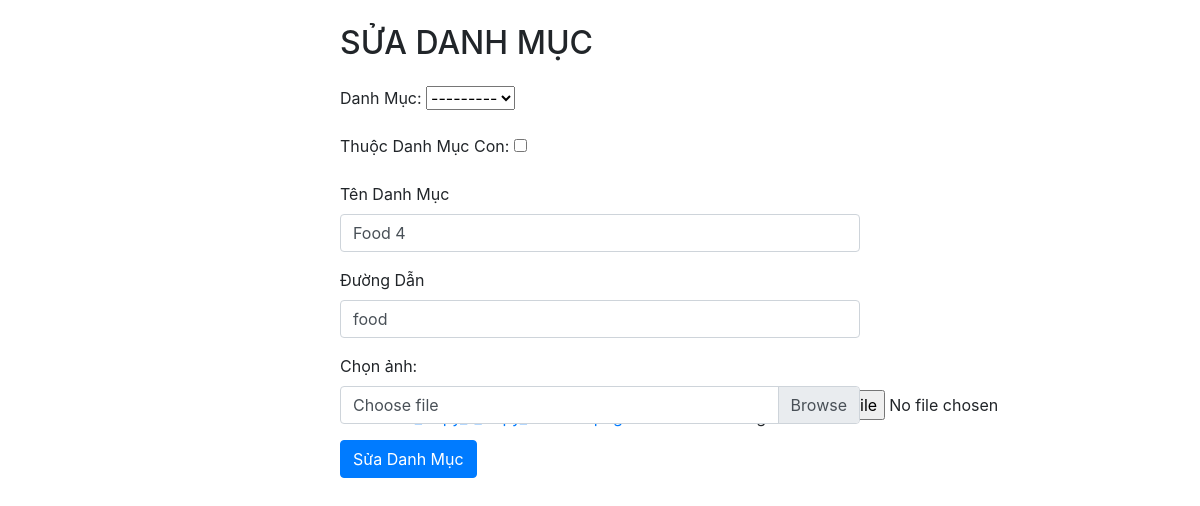
Before: /editCategory/?id=1 with the older database file.
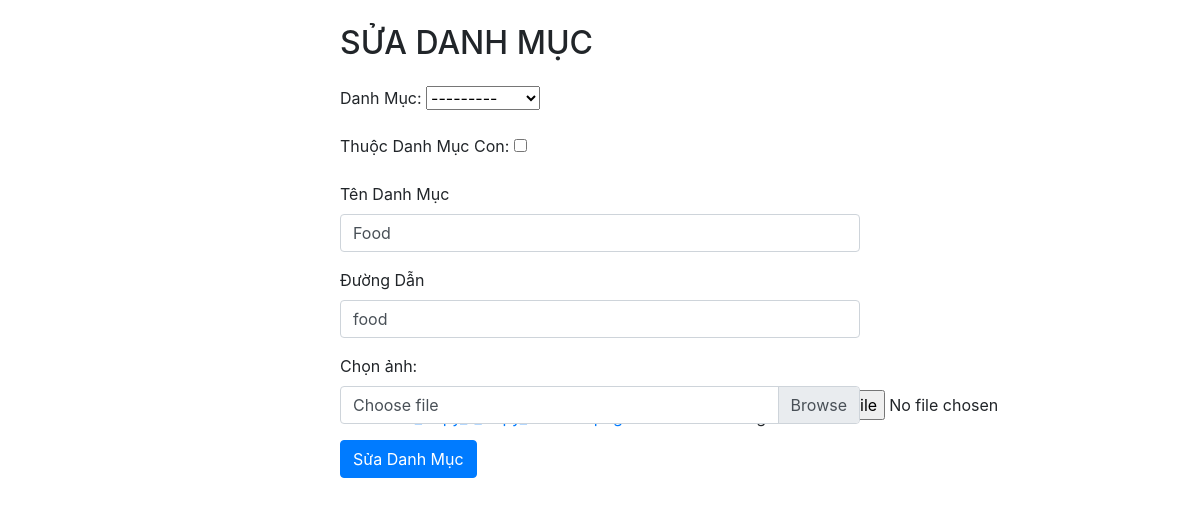
After: the same page with the newer database file.
### app/models.py (models this page shows, shortened)
class Category(models.Model):
    sub_category = models.ForeignKey('self', on_delete=models.CASCADE, related_name='sub_categories', null=True, blank=True)
    is_sub = models.BooleanField(default=False)
    name = models.CharField(max_length=200, null=True)
    slug = models.CharField(max_length=200, null=True)
    image = models.ImageField(null=True, blank=True)
    def __str__(self):
        return self.name

### app/views.py (the view)
# urls.py: path('editCategory/', views.editCategory, name="editCategory"),
def editCategory(request):
    id = request.GET.get('id', '')  # lấy id khi người dùng vlick vào sản phẩm nào đó
    category = get_object_or_404(Category, id=id)
    if request.method == 'POST':
        form = AddCategory(request.POST, request.FILES, instance=category)
        if form.is_valid():
            form.save()
            messages.success(request, 'Category updated successfully!')
            return redirect('manageCategory')
    form = AddCategory(instance=category, initial={'sub_category': category.sub_category, 'is_sub': category.is_sub,
                                                   'name': category.name, 'slug': category.slug, 'image': category.image})
    context = {'category': category,
               'form': form}
    return render(request, 'admin/editCategory.html', context)

### app/models.py
class AddCategory(forms.ModelForm):
    class Meta:
        model = Category
        fields = ['sub_category', 'is_sub', 'name', 'slug', 'image']
        widgets = {
            'name': forms.TextInput(attrs={'class': 'form-control'}),
            'slug': forms.TextInput(attrs={'class': 'form-control'}),
        }

### app/templates/admin/editCategory.html (shortened to what this page needs)
{% load static %}
<!DOCTYPE html>
<html>
<head>
  <link rel="stylesheet" href="https://maxcdn.bootstrapcdn.com/bootstrap/4.5.2/css/bootstrap.min.css">
</head>
<body>
<div class="container mt-4" style="width: 550px">
  <h2 class="mb-4">SỬA DANH MỤC</h2>
  <form method="POST" action="" enctype="multipart/form-data">
    <div class="form-group">
      <label for="categoryName">Danh Mục:</label>
      {{ form.sub_category }}
    </div>
      <div class="form-group">
      <label for="categoryDescription">Thuộc Danh Mục Con: </label>
      {{ form.is_sub }}
    </div>
    <div class="form-group">
      <label for="categoryDescription">Tên Danh Mục</label>
      {{ form.name }}
    </div>
      <div class="form-group">
      <label for="categoryDescription">Đường Dẫn</label>
      {{ form.slug }}
    </div>
    <div class="form-group">
        <label for="{{ form.image.id_for_label }}">Chọn ảnh: </label>
        <div class="input-group">
            <div class="custom-file">
                {{ form.image }}
                <label class="custom-file-label" for="{{ form.image.id_for_label }}">Choose file</label>
            </div>
        </div>
    </div>
    <button type="submit" class="btn btn-primary">Sửa Danh Mục</button>
  </form>
</div>
</body>
</html>

Changed rows visible on the page:
changed Category "food": name "Food 4" → "Food"
